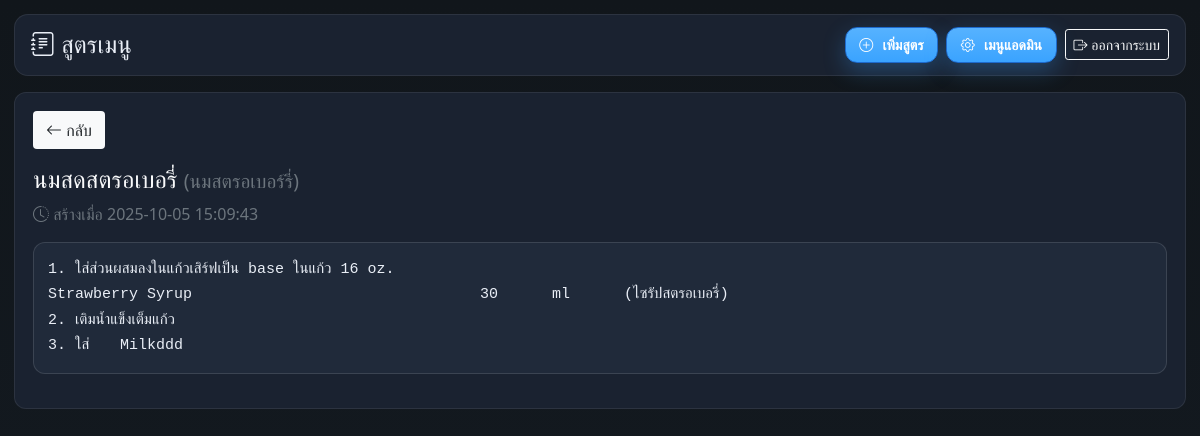
/admin/admin_recipes.php?view=11 (signed in), run on the app's committed database.
### tables this page shows
CREATE TABLE IF NOT EXISTS `recipes` (
  `recipe_id` int(11) NOT NULL AUTO_INCREMENT,
  `menu_id` int(11) NOT NULL,
  `title` varchar(255) NOT NULL,
  `recipe_text` longtext NOT NULL,
  `created_at` datetime NOT NULL DEFAULT current_timestamp(),
  `updated_at` datetime NOT NULL DEFAULT current_timestamp() ON UPDATE current_timestamp(),
  PRIMARY KEY (`recipe_id`),
  KEY `fk_recipes_menu` (`menu_id`),
  CONSTRAINT `fk_recipes_menu` FOREIGN KEY (`menu_id`) REFERENCES `menu` (`menu_id`) ON DELETE CASCADE ON UPDATE CASCADE
);

CREATE TABLE IF NOT EXISTS `menu` (
  `menu_id` int(11) NOT NULL AUTO_INCREMENT,
  `category_id` int(11) NOT NULL,
  `name` varchar(100) NOT NULL,
  `price` decimal(10,2) NOT NULL,
  `description` varchar(255) DEFAULT NULL,
  `image` varchar(255) DEFAULT NULL,
  `is_active` tinyint(1) NOT NULL DEFAULT 1,
  `current_recipe_id` int(11) DEFAULT NULL,
  PRIMARY KEY (`menu_id`),
  KEY `fk_menu_category` (`category_id`),
  KEY `fk_menu_current_recipe` (`current_recipe_id`),
  CONSTRAINT `fk_menu_category` FOREIGN KEY (`category_id`) REFERENCES `categories` (`category_id`) ON DELETE CASCADE ON UPDATE CASCADE,
  CONSTRAINT `fk_menu_current_recipe` FOREIGN KEY (`current_recipe_id`) REFERENCES `recipe_headers` (`recipe_id`) ON DELETE SET NULL ON UPDATE CASCADE
);

### admin/admin_recipes.php (the view, shortened to what this page needs)
<?php
require __DIR__ . '/../db.php';
$conn->set_charset('utf8mb4');
function e(string $s): string { return htmlspecialchars($s, ENT_QUOTES, 'UTF-8'); }
$viewing_id = isset($_GET['view']) ? (int)$_GET['view'] : 0;
$search = trim((string)($_GET['q'] ?? ''));
if ($viewing_id) {
  $st = $conn->prepare("SELECT r.*, m.name AS menu_name FROM recipes r JOIN menu m ON m.menu_id=r.menu_id WHERE r.recipe_id=?");
  $st->bind_param('i',$viewing_id);
  $st->execute();
  $recipe = $st->get_result()->fetch_assoc();
}
?>
<!doctype html>
<html lang="th">
<head>
<link rel="stylesheet" href="https://stackpath.bootstrapcdn.com/bootstrap/4.5.2/css/bootstrap.min.css">
<link rel="stylesheet" href="https://cdn.jsdelivr.net/npm/bootstrap-icons@1.11.3/font/bootstrap-icons.css">
</head>
<body>
<div class="container-fluid">
  <div class="topbar">
    <h4 class="m-0"><i class="bi bi-journal-text"></i> สูตรเมนู</h4>
    <div class="d-flex align-items-center">
      <a href="admin_recipe_create.php" class="btn btn-admin btn-sm mr-2">
        <i class="bi bi-plus-circle"></i> เพิ่มสูตร
      </a>
      <a href="adminmenu.php" class="btn btn-admin btn-sm mr-2">
        <i class="bi bi-gear"></i> เมนูแอดมิน
      </a>
      <a href="../logout.php" class="btn btn-sm btn-outline-light">
        <i class="bi bi-box-arrow-right"></i> ออกจากระบบ
      </a>
    </div>
  </div>
  <div class="cardx">
  <?php if(!$viewing_id): ?>
    <form class="form-inline mb-3">
      <label class="mr-2"><i class="bi bi-search"></i> ค้นหา</label>
      <input type="text" name="q" class="form-control mr-2" value="<?=e($search)?>" placeholder="ชื่อเมนู">
      <button class="btn btn-admin btn-sm">ค้นหา</button>
      <a href="admin_recipes.php" class="btn btn-light btn-sm ml-2">ล้าง</a>
    </form>
    <div class="table-responsive">
      <table class="table table-sm table-hover">
        <thead>
          <tr><th>ID</th><th>เมนู</th><th>หัวสูตร</th><th class="text-right">จัดการ</th></tr>
        </thead>
        <tbody>
        <?php if(empty($recipes)): ?>
          <tr><td colspan="4" class="text-muted">ยังไม่มีสูตร</td></tr>
        <?php else: foreach($recipes as $r): ?>
          <tr>
            <td>#<?= (int)$r['recipe_id'] ?></td>
            <td><?= e($r['menu_name']) ?></td>
            <td><?= e($r['title']) ?></td>
            <td class="text-right">
              <a href="?view=<?= (int)$r['recipe_id'] ?>" class="btn btn-info btn-sm text-white">
                <i class="bi bi-eye"></i> ดู
              </a>
              <a href="admin_recipe_edit.php?id=<?= (int)$r['recipe_id'] ?>" class="btn btn-warning btn-sm text-dark">
                <i class="bi bi-pencil-square"></i> แก้ไข
              </a>
              <a href="admin_recipe_delete.php?id=<?= (int)$r['recipe_id'] ?>"
                 onclick="return confirm('ลบสูตรนี้?');"
                 class="btn btn-danger btn-sm">
                 <i class="bi bi-trash"></i> ลบ
              </a>
            </td>
          </tr>
        <?php endforeach; endif; ?>
        </tbody>
      </table>
    </div>
  <?php else: ?>
    <?php if(empty($recipe)): ?>
      <div class="text-muted">ไม่พบสูตร</div>
    <?php else: ?>
      <a href="admin_recipes.php" class="btn btn-light mb-3">
        <i class="bi bi-arrow-left"></i> กลับ
      </a>
      <h4 class="text-light">
        <?= e($recipe['title']) ?>
        <small class="text-muted">(<?= e($recipe['menu_name']) ?>)</small>
      </h4>
      <div class="text-muted mb-3">
        <i class="bi bi-clock-history"></i> สร้างเมื่อ <?= e($recipe['created_at']) ?>
      </div>
      <pre><?= e($recipe['recipe_text']) ?></pre>
    <?php endif; ?>
  <?php endif; ?>
  </div>
</div>
</body>
</html>

### admin/admin_recipes.php (style rules this page uses)
:root { --bg1:#11161b; --bg2:#141b22; --surface:#1a2230; --surface-2:#192231; --surface-3:#202a3a; --ink:#e9eef6; --ink-muted:#b9c6d6; --brand-500:#3aa3ff; --brand-400:#7cbcfd; --brand-300:#a9cffd; --radius:12px; }
html,body { height:100% }
body { background:linear-gradient(180deg,var(--bg1),var(--bg2)); color:var(--ink); font-family:"Segoe UI",Tahoma,Arial,sans-serif; }
.container-fluid { max-width:1300px;padding:14px;margin:auto; }
.topbar { background:var(--surface); border:1px solid rgba(255,255,255,.08); border-radius:14px; padding:12px 16px; margin-bottom:16px; display:flex;justify-content:space-between;align-items:center; }
.cardx { background:var(--surface); border:1px solid rgba(255,255,255,.08); border-radius:var(--radius); padding:18px; }
pre { white-space:pre-wrap; line-height:1.7; color:#e9eef6; background:var(--surface-3); border-radius:12px; padding:14px; font-size:15px; border:1px solid rgba(255,255,255,.12); }
.btn-admin { background: linear-gradient(180deg, #56b2ff, #3aa3ff); border: 1px solid #1e6acc; color:#fff !important; font-weight:900; border-radius:12px; padding:.4rem .85rem; box-shadow:0 8px 22px rgba(58,163,255,.28); }
.btn-admin .bi { margin-right:.35rem; }
.btn-light { border:1px solid rgba(255,255,255,.14); }

### data on the page
recipes: title "นมสดสตรอเบอรี่", menu.name "นมสตรอเบอร์รี่", created_at "2025-10-05 15:09:43", recipe_text "1. ใส่ส่วนผสมลงในแก้วเสิร์ฟเป็น base ในแก้ว 16 oz. Strawberry Syrup 30 ml (ไซรัปสตรอเบอรี่) 2. เติมน้ำแข็งเต็มแก้ว 3. ใส่ Milkddd"
